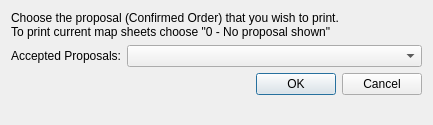
<?xml version="1.0" encoding="UTF-8"?>
<ui version="4.0">
 <class>Dialog</class>
 <widget class="QDialog" name="Dialog">
  <property name="geometry">
   <rect>
    <x>0</x>
    <y>0</y>
    <width>433</width>
    <height>125</height>
   </rect>
  </property>
  <property name="sizePolicy">
   <sizepolicy hsizetype="MinimumExpanding" vsizetype="MinimumExpanding">
    <horstretch>0</horstretch>
    <verstretch>0</verstretch>
   </sizepolicy>
  </property>
  <property name="windowTitle">
   <string>Print accepted proposals</string>
  </property>
  <layout class="QFormLayout" name="formLayout">
   <item row="1" column="0">
    <widget class="QLabel" name="label">
     <property name="text">
      <string>Accepted Proposals:</string>
     </property>
    </widget>
   </item>
   <item row="1" column="1">
    <widget class="QComboBox" name="cb_AcceptedProposalsList"/>
   </item>
   <item row="2" column="0" colspan="2">
    <widget class="QDialogButtonBox" name="buttonBox">
     <property name="orientation">
      <enum>Qt::Horizontal</enum>
     </property>
     <property name="standardButtons">
      <set>QDialogButtonBox::Cancel|QDialogButtonBox::Ok</set>
     </property>
    </widget>
   </item>
   <item row="0" column="0" colspan="2">
    <widget class="QLabel" name="label_2">
     <property name="text">
      <string>Choose the proposal (Confirmed Order) that you wish to print. 
To print current map sheets choose &quot;0 - No proposal shown&quot;</string>
     </property>
     <property name="wordWrap">
      <bool>true</bool>
     </property>
    </widget>
   </item>
  </layout>
 </widget>
 <resources/>
 <connections>
  <connection>
   <sender>buttonBox</sender>
   <signal>accepted()</signal>
   <receiver>Dialog</receiver>
   <slot>accept()</slot>
   <hints>
    <hint type="sourcelabel">
     <x>248</x>
     <y>254</y>
    </hint>
    <hint type="destinationlabel">
     <x>157</x>
     <y>274</y>
    </hint>
   </hints>
  </connection>
  <connection>
   <sender>buttonBox</sender>
   <signal>rejected()</signal>
   <receiver>Dialog</receiver>
   <slot>reject()</slot>
   <hints>
    <hint type="sourcelabel">
     <x>316</x>
     <y>260</y>
    </hint>
    <hint type="destinationlabel">
     <x>286</x>
     <y>274</y>
    </hint>
   </hints>
  </connection>
 </connections>
</ui>
